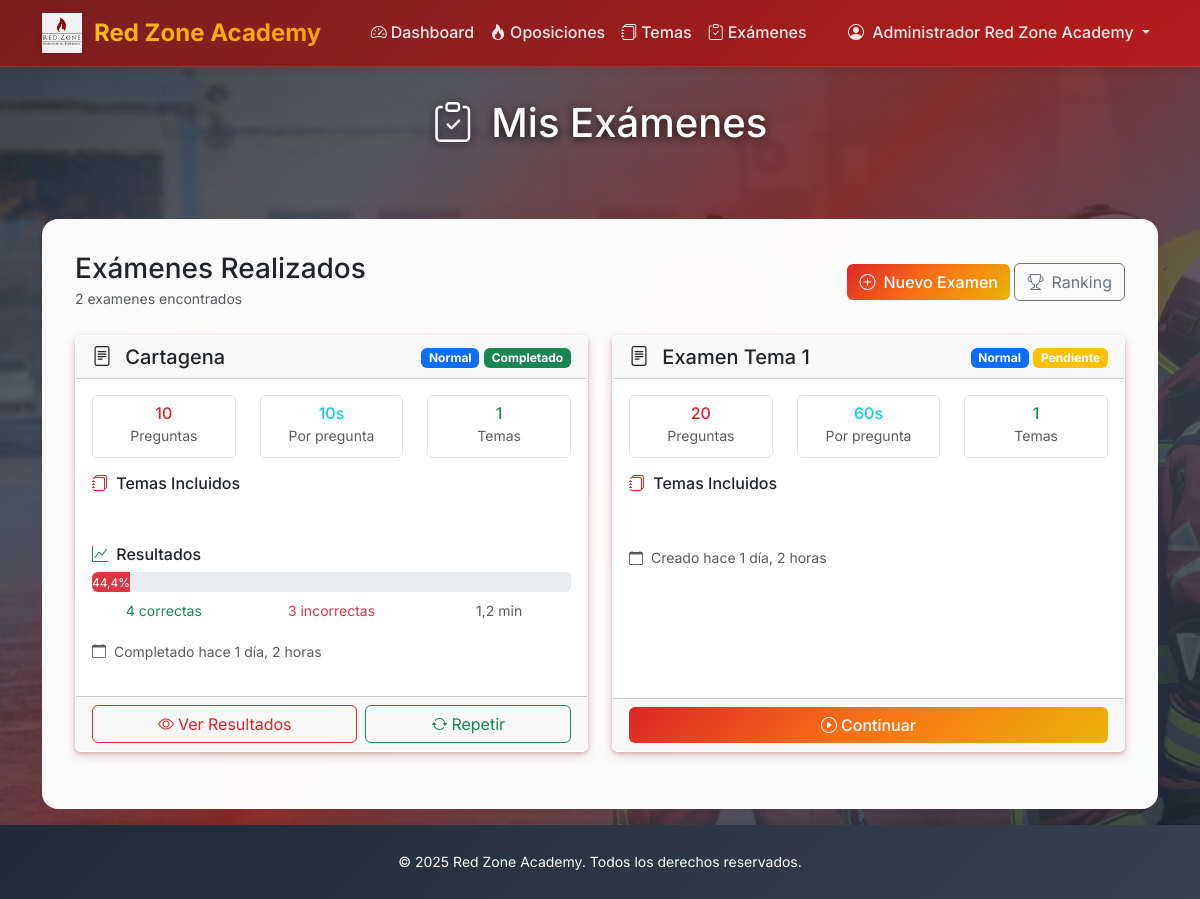
/dashboard/examenes-test/ (signed in), run on an earlier commit of the app's database.
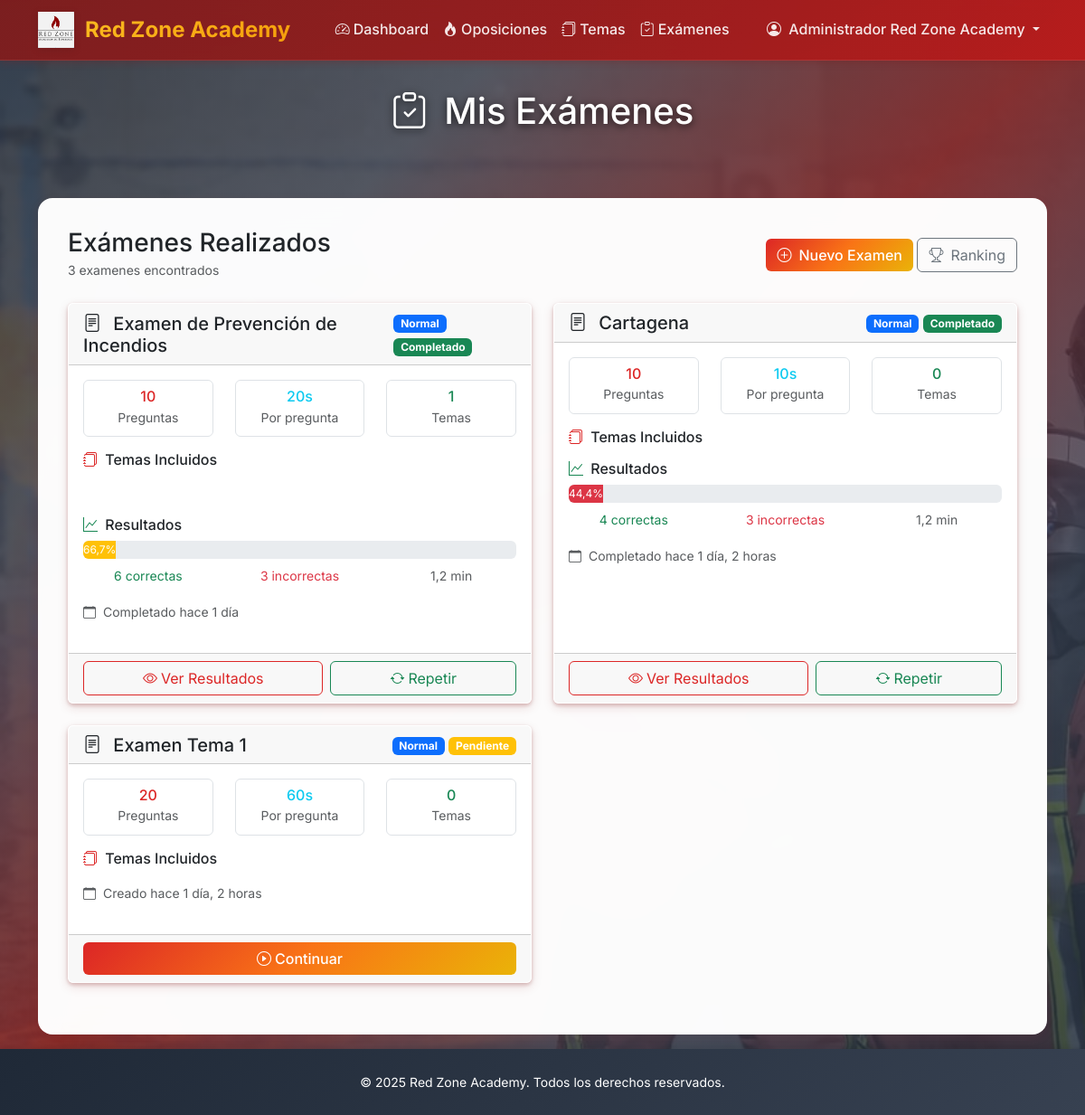
And on a later commit of the database.
### core/models.py (models this page shows, shortened)
class ExamenTest(models.Model):
    TIPO_CHOICES = [
        ('normal', 'Normal'),
        ('examen', 'Examen'),
    ]
    TIPO_ACLARACION_CHOICES = [
        ('inmediata', 'Inmediata (después de cada pregunta)'),
        ('final', 'Al final del examen'),
    ]
    estudiante = models.ForeignKey(
        User,
        on_delete=models.CASCADE,
        limit_choices_to={'user_type': 'student'},
        related_name='examenes_test'
    )
    nombre = models.CharField(
        max_length=200,
        help_text="Nombre del examen"
    )
    tipo = models.CharField(
        max_length=20,
        choices=TIPO_CHOICES,
        default='normal',
        help_text="Tipo de examen"
    )
    temas_seleccionados = models.ManyToManyField(
        Tema,
        related_name='examenes_test_tema',
        help_text="Temas seleccionados para el examen"
    )
    apartados_seleccionados = models.ManyToManyField(
        Apartado,
        related_name='examenes_test_apartado',
        blank=True,
        help_text="Apartados específicos seleccionados (opcional)"
    )
    numero_preguntas = models.PositiveIntegerField(
        help_text="Número de preguntas del examen (mínimo 10)"
    )
    tiempo_por_pregunta = models.PositiveIntegerField(
        help_text="Tiempo máximo por pregunta en segundos (0 = sin límite)"
    )
    tipo_aclaracion = models.CharField(
        max_length=20,
        choices=TIPO_ACLARACION_CHOICES,
        default='inmediata',
        help_text="Cuándo mostrar las aclaraciones"
    )
    fecha_inicio = models.DateTimeField(
        help_text="Fecha y hora de inicio del examen"
    )
    fecha_fin = models.DateTimeField(
        blank=True,
        null=True,
        help_text="Fecha y hora de finalización del examen"
    )
    completado = models.BooleanField(
        default=False,
        help_text="Si el examen ha sido completado"
    )
    created_at = models.DateTimeField(auto_now_add=True)
    updated_at = models.DateTimeField(auto_now=True)
    class Meta:
        ordering = ['-created_at']
        verbose_name = "Examen Test"
        verbose_name_plural = "Exámenes Test"

class ExamenTestResultado(models.Model):
    examen = models.OneToOneField(
        ExamenTest,
        on_delete=models.CASCADE,
        related_name='resultado'
    )
    puntuacion_total = models.PositiveIntegerField(
        help_text="Puntuación total obtenida"
    )
    puntuacion_maxima = models.PositiveIntegerField(
        help_text="Puntuación máxima posible"
    )
    porcentaje_acierto = models.DecimalField(
        max_digits=5,
        decimal_places=2,
        help_text="Porcentaje de acierto"
    )
    tiempo_total_segundos = models.PositiveIntegerField(
        help_text="Tiempo total empleado en segundos"
    )
    preguntas_correctas = models.PositiveIntegerField(
        help_text="Número de preguntas correctas"
    )
    preguntas_incorrectas = models.PositiveIntegerField(
        help_text="Número de preguntas incorrectas"
    )
    preguntas_sin_responder = models.PositiveIntegerField(
        default=0,
        help_text="Número de preguntas sin responder (por timeout)"
    )
    created_at = models.DateTimeField(auto_now_add=True)
    class Meta:
        ordering = ['-created_at']
        verbose_name = "Resultado de Examen Test"
        verbose_name_plural = "Resultados de Exámenes Test"
    @property
    def tiempo_total_minutos(self):
        return self.tiempo_total_segundos / 60

### core/views.py (the view)
# urls.py: path('examenes-test/', views.ExamenTestListView.as_view(), name='examen_test_list'),
class ExamenTestListView(LoginRequiredMixin, ListView):
    model = ExamenTest
    template_name = 'core/examen/examen_list.html'
    context_object_name = 'examenes'
    paginate_by = 10
    def get_queryset(self):
        if self.request.user.is_admin():
            return ExamenTest.objects.all().order_by('-created_at')
        return ExamenTest.objects.filter(estudiante=self.request.user).order_by('-created_at')
    def get_context_data(self, **kwargs):
        context = super().get_context_data(**kwargs)
        context['title'] = 'Mis Exámenes'
        return context

### accounts/models.py (called while the page is built)
    def is_admin(self):
        return self.user_type == 'admin'

### templates/core/examen/examen_list.html (shortened to what the changed rows need)
{% extends 'base.html' %}
{% load humanize %}
{% block content %}
<div class="container">
    <div class="page-header text-center seamless mb-4">
        <h1 class="text-white mb-3">
            <i class="bi bi-clipboard-check me-2"></i>
            Mis Exámenes
        </h1>
    </div>
    <div class="main-content">
        <div class="d-flex justify-content-between align-items-center mb-4">
            <div>
                <h3 class="mb-0">Exámenes Realizados</h3>
                <small class="text-muted">{{ examenes|length }} examen{{ examenes|length|pluralize:"es" }} encontrado{{ examenes|length|pluralize:"s" }}</small>
            </div>
        </div>
        {% if examenes %}
            <div class="row">
                {% for examen in examenes %}
                <div class="col-lg-6 mb-4">
                    <div class="card h-100">
                        <div class="card-header d-flex justify-content-between align-items-center">
                            <h5 class="mb-0">
                                <i class="bi bi-file-text me-2"></i>
                                {{ examen.nombre }}
                            </h5>
                            <div>
                                <span class="badge bg-{% if examen.tipo == 'examen' %}danger{% else %}primary{% endif %}">
                                    {{ examen.get_tipo_display }}
                                </span>
                                {% if examen.completado %}
                                    <span class="badge bg-success">Completado</span>
                                {% else %}
                                    <span class="badge bg-warning">Pendiente</span>
                                {% endif %}
                            </div>
                        </div>
                        <div class="card-body">
                            <div class="row text-center mb-3">
                                <div class="col-4">
                                    <div class="border rounded p-2">
                                        <h6 class="text-primary mb-0">{{ examen.numero_preguntas }}</h6>
                                        <small class="text-muted">Preguntas</small>
                                    </div>
                                </div>
                                <div class="col-4">
                                    <div class="border rounded p-2">
                                        <h6 class="text-info mb-0">{{ examen.tiempo_por_pregunta }}s</h6>
                                        <small class="text-muted">Por pregunta</small>
                                    </div>
                                </div>
                                <div class="col-4">
                                    <div class="border rounded p-2">
                                        <h6 class="text-success mb-0">{{ examen.temas_seleccionados.count }}</h6>
                                        <small class="text-muted">Temas</small>
                                    </div>
                                </div>
                            </div>
                            <div class="mb-3">
                                <h6 class="mb-2">
                                    <i class="bi bi-journals text-primary me-1"></i>
                                    Temas Incluidos
                                </h6>
                                <div class="mb-2">
                                    {% for tema in examen.temas_seleccionados.all|slice:":3" %}
                                        <span class="badge bg-outline-primary me-1 mb-1">
                                        </span>
                                    {% endfor %}
                                </div>
                            </div>
                            {% if examen.completado and examen.resultado %}
                                <div class="mb-3">
                                    <h6 class="mb-2">
                                        <i class="bi bi-graph-up text-success me-1"></i>
                                        Resultados
                                    </h6>
                                    <div class="progress mb-2" style="height: 20px;">
                                        <div class="progress-bar bg-{% if examen.resultado.porcentaje_acierto >= 70 %}success{% elif examen.resultado.porcentaje_acierto >= 50 %}warning{% else %}danger{% endif %}"
                                             style="width: {{ examen.resultado.porcentaje_acierto }}%">
                                            {{ examen.resultado.porcentaje_acierto|floatformat:1 }}%
                                        </div>
                                    </div>
                                    <div class="row text-center small">
                                        <div class="col">
                                            <span class="text-success">{{ examen.resultado.preguntas_correctas }} correctas</span>
                                        </div>
                                        <div class="col">
                                            <span class="text-danger">{{ examen.resultado.preguntas_incorrectas }} incorrectas</span>
                                        </div>
                                        <div class="col">
                                            <span class="text-muted">{{ examen.resultado.tiempo_total_minutos|floatformat:1 }} min</span>
                                        </div>
                                    </div>
                                </div>
                            {% endif %}
                            <div class="mb-3">
                                <small class="text-muted">
                                    <i class="bi bi-calendar me-1"></i>
                                    {% if examen.completado %}
                                        Completado {{ examen.fecha_fin|naturaltime }}
                                    {% else %}
                                        Creado {{ examen.created_at|naturaltime }}
                                    {% endif %}
                                </small>
                            </div>
                        </div>
                        <div class="card-footer">
                            <div class="d-flex gap-2">
                                {% if examen.completado %}
                                    <a href="{% url 'core:examen_resultado' examen.id %}" class="btn btn-outline-primary flex-fill">
                                        <i class="bi bi-eye me-1"></i>Ver Resultados
                                    </a>
                                    <form method="post" action="{% url 'core:examen_repetir' examen.id %}" class="flex-fill">
                                        <button type="submit" class="btn btn-outline-success w-100" title="Repetir examen con preguntas aleatorias">
                                            <i class="bi bi-arrow-repeat me-1"></i>Repetir
                                        </button>
                                    </form>
                                {% else %}
                                    <a href="{% url 'core:examen_ejecutar' examen.id %}" class="btn btn-primary w-100">
                                        <i class="bi bi-play-circle me-1"></i>Continuar
                                    </a>
                                {% endif %}
                            </div>
                        </div>
                    </div>
                </div>
                {% endfor %}
            </div>
        {% endif %}
    </div>
</div>
{% endblock %}

What changed in the data, as far as the page shows it:
added ExamenTest: nombre "Examen de Prevención de Incendios", tipo "Normal", completado "Completado", numero_preguntas "10", tiempo_por_pregunta "20", temas_seleccionados.count "1", resultado.porcentaje_acierto "66,7", resultado.preguntas_correctas "6", resultado.preguntas_incorrectas "3", resultado.tiempo_total_minutos "1,2", fecha_fin "hace 1 día"
computed for ExamenTest "Cartagena": temas_seleccionados.count "1" → "0"
computed for ExamenTest "Examen Tema 1": temas_seleccionados.count "1" → "0"
Also different on the page:
{{ examenes|length }}: "2" → "3"
